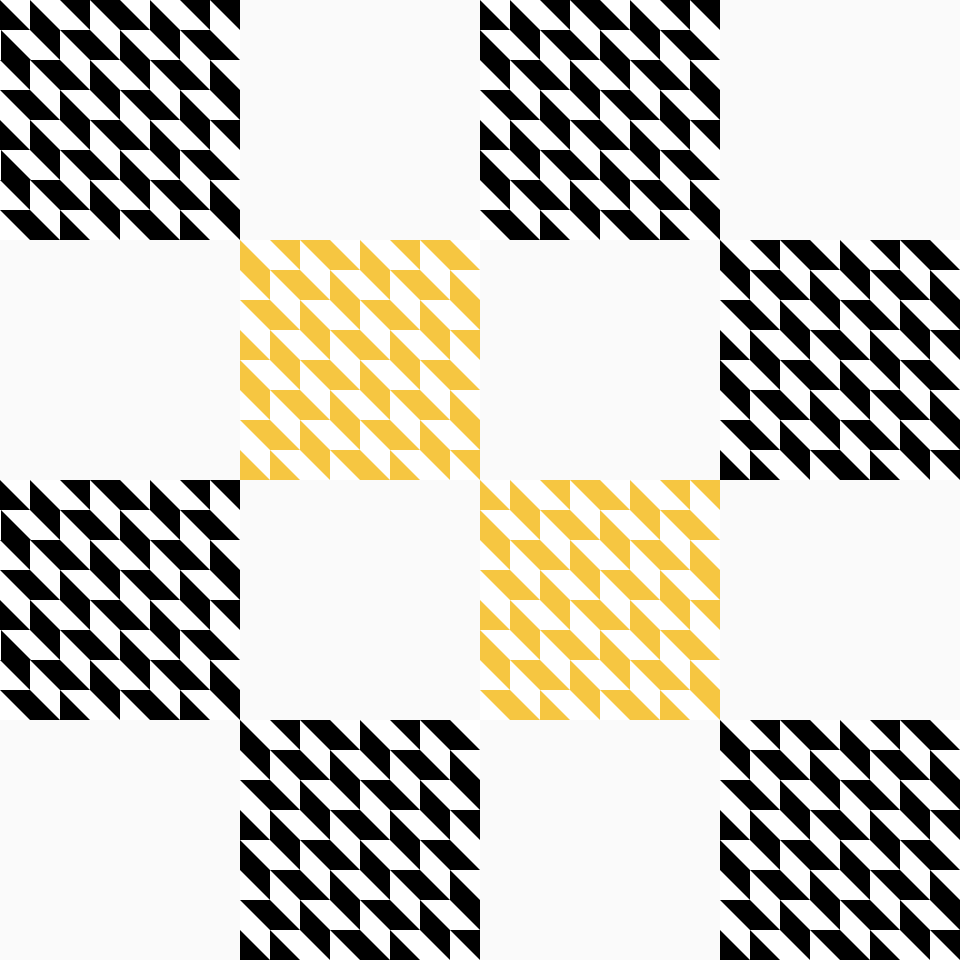
Frame 1 (no input)
Frame 60 (no input): identical to frame 1, image omitted
Frame 120 (the mouse pressed at the canvas centre since frame 60): identical to frame 1, image omitted

The p5.js sketch that drew this single still picture (run headless with seeded random() and noise() and a simulated clock; from frame 60 on, the mouse is pressed at the canvas centre):

// p5.js sketch
// ── sketch.js
var x1=0
var y1=0
var x2=0
var y2=30
var x3=30
var y3=30
var a=30
var b=60
var c= 90
var d=120
var e=180
var f=210
var g= 240
function setup() {
createCanvas(960, 960);
}
function draw() {
background(250);
//triangle ( x1,y1,x2,y2,x3,y3)
for( var i=0;i<=1;i=i+1)
{ 
strokeWeight(0)
rect(x1+(i*a),y1,a,a)	
fill(0,0,0);{
triangle ( x1+(i*a),y1,x2+(i*a),y2,x3+(i*a),y3)
}
//rect2
strokeWeight(0)
fill (0)
rect((x1+b)+(i*a),y1,a,a)
fill(255)
triangle(x1+b+(i*a),y1,x2+b+(i*a),y2,x3+b+(i*a),y3)
//rect3
strokeWeight(0)
rect((x1+d)+(i*a),y1,a,a)
fill(0)
triangle(x1+d+(i*a),y1,x2+d+(i*a),y2,x3+d+(i*a),y3)
//rect4 
strokeWeight(0)
fill (0)
rect((x1+e)+(i*a),y1,a,a)
fill(255)
triangle(x1+e+(i*a),y1,x2+e+(i*a),y2,x3+e+(i*a),y3)
//rect peque 1(1)...........segunda linea
strokeWeight(0)
rect(x1,y1+a,a,a)
fill(0)
triangle ( x1+(i),y1+a,x2+(i),y2+a,x3+(i),y3+a)
//rect 5
strokeWeight(0)
fill (0)
rect((x1+a)+(i*a),y1+a,a,a)
fill(255)
triangle(x1+a+(i*a),y1+a,x2+a+(i*a),y2+a,x3+a+(i*a),y3+a)
//rect 6
strokeWeight(0)
rect((x1+c)+(i*a),y1+a,a,a)
fill(0)
triangle(x1+c+(i*a),y1+a,x2+c+(i*a),y2+a,x3+c+(i*a),y3+a)
//rect 7
strokeWeight(0)
fill (0)
rect((x1+d+a)+(i*a),y1+a,a,a)
fill(255)
triangle(x1+d+a+(i*a),y1+a,x2+d+a+(i*a),y2+a,x3+d+a+(i*a),y3+a)
//rectpeque 2(1)
strokeWeight(0)
rect(x1+f,y1+a,a,a)
fill(0)
triangle ( x1+f*(i),y1+a,x2+f*(i),y2+a,x3+f*(i),y3+a)
//rect 8................tercer linea
strokeWeight(0)
fill(0)
rect(x1+(i*a),y1+a+a,a,a)	
fill(255);
triangle ( x1+(i*a),y1+a+a,x2+(i*a),y2+a+a,x3+(i*a),y3+a+a)
//rect 9
strokeWeight(0)
rect((x1+b)+(i*a),y1+a+a,a,a)
fill(0)
triangle(x1+b+(i*a),y1+a+a,x2+b+(i*a),y2+a+a,x3+b+(i*a),y3+a+a)
//rect 10
strokeWeight(0)
fill (0)
rect((x1+d)+(i*a),y1+a+a,a,a)
fill(255)
triangle(x1+d+(i*a),y1+a+a,x2+d+(i*a),y2+a+a,x3+d+(i*a),y3+a+a)
//rect 11
strokeWeight(0)
rect((x1+e)+(i*a),y1+a+a,a,a)
fill(0)
triangle(x1+e+(i*a),y1+a+a,x2+e+(i*a),y2+a+a,x3+e+(i*a),y3+a+a)
//rect peque1(2)............cuarta linea
strokeWeight(0)
fill (0)
rect(x1,y1+a+a+a,a,a)
fill(255)
triangle ( x1*(i),y1+a+a+a,x2*(i),y2+a+a+a,x3*(i),y3+a+a+a)
//rect 12
strokeWeight(0)
rect((x1+a)+(i*a),y1+a+a+a,a,a)
fill(0)
triangle(x1+a+(i*a),y1+a+a+a,x2+a+(i*a),y2+a+a+a,x3+a+(i*a),y3+a+a+a)
//rect 13
strokeWeight(0)
fill (0)
rect((x1+c)+(i*a),y1+a+a+a,a,a)
fill(255)
triangle(x1+c+(i*a),y1+a+a+a,x2+c+(i*a),y2+a+a+a,x3+c+(i*a),y3+a+a+a)
//rect 14
strokeWeight(0)
rect((x1+d+a)+(i*a),y1+a+a+a,a,a)
fill(0)
triangle(x1+d+a+(i*a),y1+a+a+a,x2+d+a+(i*a),y2+a+a+a,x3+d+a+(i*a),y3+a+a+a)
//rect2 peque(2)
strokeWeight(0)
fill(0)
rect(x1+f,y1+a+a+a,a,a)
fill(255)
triangle ( x1+f*(i),y1+a+a+a,x2+f*(i),y2+a+a+a,x3+f*(i),y3+a+a+a)
// rect15................. quinta linea 
strokeWeight(0)
rect(x1+(i*a),y1+d,a,a)	
fill(0,0,0);
triangle ( x1+(i*a),y1+d,x2+(i*a),y2+d,x3+(i*a),y3+d)
//rect 16
strokeWeight(0)
fill (0)
rect((x1+b)+(i*a),y1+d,a,a)
fill(255)
triangle(x1+b+(i*a),y1+d,x2+b+(i*a),y2+d,x3+b+(i*a),y3+d)
//rect 17
strokeWeight(0)
rect((x1+d)+(i*a),y1+d,a,a)
fill(0)
triangle(x1+d+(i*a),y1+d,x2+d+(i*a),y2+d,x3+d+(i*a),y3+d)
//rect18 
strokeWeight(0)
fill (0)
rect((x1+e)+(i*a),y1+d,a,a)
fill(255)
triangle(x1+e+(i*a),y1+d,x2+e+(i*a),y2+d,x3+e+(i*a),y3+d)
//rect peque 1(3)................sexta linea
strokeWeight(0)
rect(x1,y1+d+a,a,a)
fill(0)
triangle ( x1+(i),y1+d+a,x2+(i),y2+d+a,x3+(i),y3+d+a)
//rect 19
strokeWeight(0)
fill (0)
rect((x1+a)+(i*a),y1+d+a,a,a)
fill(255)
triangle(x1+a+(i*a),y1+d+a,x2+a+(i*a),y2+d+a,x3+a+(i*a),y3+d+a)
//rect 20
strokeWeight(0)
rect((x1+c)+(i*a),y1+d+a,a,a)
fill(0)
triangle(x1+c+(i*a),y1+d+a,x2+c+(i*a),y2+d+a,x3+c+(i*a),y3+d+a)
//rect 21
strokeWeight(0)
fill (0)
rect((x1+d+a)+(i*a),y1+d+a,a,a)
fill(255)
triangle(x1+d+a+(i*a),y1+d+a,x2+d+a+(i*a),y2+d+a,x3+d+a+(i*a),y3+d+a)
//rectpeque 2 (3)
strokeWeight(0)
rect(x1+f,y1+d+a,a,a)
fill(0)
triangle ( x1+f*(i),y1+d+a,x2+f*(i),y2+d+a,x3+f*(i),y3+d+a)
//rect 22 linea 3........................septima linea
strokeWeight(0)
fill(0)
rect(x1+(i*a),y1+e,a,a)	
fill(255);
triangle ( x1+(i*a),y1+e,x2+(i*a),y2+e,x3+(i*a),y3+e)
//rect 23
strokeWeight(0)
rect((x1+b)+(i*a),y1+e,a,a)
fill(0)
triangle(x1+b+(i*a),y1+e,x2+b+(i*a),y2+e,x3+b+(i*a),y3+e)
//rect 24
strokeWeight(0)
fill (0)
rect((x1+d)+(i*a),y1+e,a,a)
fill(255)
triangle(x1+d+(i*a),y1+e,x2+d+(i*a),y2+e,x3+d+(i*a),y3+e)
//rect 25
strokeWeight(0)
rect((x1+e)+(i*a),y1+e,a,a)
fill(0)
triangle(x1+e+(i*a),y1+e,x2+e+(i*a),y2+e,x3+e+(i*a),y3+e)//rect peque1(2)............
//rect peque 1(3)linea 4
strokeWeight(0)
fill (0)
rect(x1,y1+f,a,a)
fill(255)
triangle ( x1*(i),y1+f,x2*(i),y2+f,x3*(i),y3+f)
//rect 12 .......octava linea
strokeWeight(0)
rect((x1+a)+(i*a),y1+f,a,a)
fill(0)
triangle(x1+a+(i*a),y1+f,x2+a+(i*a),y2+f,x3+a+(i*a),y3+f)
//rect 13
strokeWeight(0)
fill (0)
rect((x1+c)+(i*a),y1+f,a,a)
fill(255)
triangle(x1+c+(i*a),y1+f,x2+c+(i*a),y2+f,x3+c+(i*a),y3+f)
//rect 14
strokeWeight(0)
rect((x1+d+a)+(i*a),y1+f,a,a)
fill(0)
triangle(x1+d+a+(i*a),y1+f,x2+d+a+(i*a),y2+f,x3+d+a+(i*a),y3+f)
//rect2 peque(3)
strokeWeight(0)
fill(0)
rect(x1+f,y1+f,a,a)
fill(255)
triangle ( x1+f*(i),y1+f,x2+f*(i),y2+f,x3+f*(i),y3+f)
//fin primer recuadro
//inicio segundo cuadro
//rect 1
strokeWeight(0)
rect(x1+(i*a),y1+g+g,a,a)	
fill(0,0,0);
triangle ( x1+(i*a),y1+g+g,x2+(i*a),y2+g+g,x3+(i*a),y3+g+g)
// rect2
strokeWeight(0)
fill (0)
rect((x1+b)+(i*a),y1+g+g,a,a)
fill(255)
triangle(x1+b+(i*a),y1+g+g,x2+b+(i*a),y2+g+g,x3+b+(i*a),y3+g+g)
//rect3
strokeWeight(0)
rect((x1+d)+(i*a),y1+g+g,a,a)
fill(0)
triangle(x1+d+(i*a),y1+g+g,x2+d+(i*a),y2+g+g,x3+d+(i*a),y3+g+g)
//rect4 
strokeWeight(0)
fill (0)
rect((x1+e)+(i*a),y1+g+g,a,a)
fill(255)
triangle(x1+e+(i*a),y1+g+g,x2+e+(i*a),y2+g+g,x3+e+(i*a),y3+g+g)
//rect peque 1(1)...........segunda linea
strokeWeight(0)
rect(x1,y1+g+g+a,a,a)
fill(0)
triangle ( x1+(i),y1+g+g+a,x2+(i),y2+g+g+a,x3+(i),y3+g+g+a)
//rect 5
strokeWeight(0)
fill (0)
rect((x1+a)+(i*a),y1+g+g+a,a,a)
fill(255)
triangle(x1+a+(i*a),y1+g+g+a,x2+a+(i*a),y2+g+g+a,x3+a+(i*a),y3+g+g+a)
//rect 6
strokeWeight(0)
rect((x1+c)+(i*a),y1+g+g+a,a,a)
fill(0)
triangle(x1+c+(i*a),y1+g+g+a,x2+c+(i*a),y2+g+g+a,x3+c+(i*a),y3+g+g+a)
//rect 7
strokeWeight(0)
fill (0)
rect((x1+d+a)+(i*a),y1+g+g+a,a,a)
fill(255)
triangle(x1+d+a+(i*a),y1+g+g+a,x2+d+a+(i*a),y2+g+g+a,x3+d+a+(i*a),y3+g+g+a)
//rectpeque 2(1)
strokeWeight(0)
rect(x1+f,y1+g+g+a,a,a)
fill(0)
triangle ( x1+f*(i),y1+g+g+a,x2+f*(i),y2+g+g+a,x3+f*(i),y3+g+g+a)
//rect 8................tercer linea
strokeWeight(0)
fill(0)
rect(x1+(i*a),y1+g+g+b,a,a)	
fill(255);
triangle ( x1+(i*a),y1+g+g+b,x2+(i*a),y2+g+g+b,x3+(i*a),y3+g+g+b)
//rect 9
strokeWeight(0)
rect((x1+b)+(i*a),y1+g+g+b,a,a)
fill(0)
triangle(x1+b+(i*a),y1+g+g+b,x2+b+(i*a),y2+g+g+b,x3+b+(i*a),y3+g+g+b)
//rect 10
strokeWeight(0)
fill (0)
rect((x1+d)+(i*a),y1+g+g+b,a,a)
fill(255)
triangle(x1+d+(i*a),y1+g+g+b,x2+d+(i*a),y2+g+g+b,x3+d+(i*a),y3+g+g+b)
//rect 11
strokeWeight(0)
rect((x1+e)+(i*a),y1+g+g+b,a,a)
fill(0)
triangle(x1+e+(i*a),y1+g+g+b,x2+e+(i*a),y2+g+g+b,x3+e+(i*a),y3+g+g+b)
//rect peque1(2)............cuarta linea
strokeWeight(0)
fill (0)
rect(x1,y1+g+g+c,a,a)
fill(255)
triangle ( x1*(i),y1+g+g+c,x2*(i),y2+g+g+c,x3*(i),y3+g+g+c)
//rect 12
strokeWeight(0)
rect((x1+a)+(i*a),y1+g+g+c,a,a)
fill(0)
triangle(x1+a+(i*a),y1+g+g+c,x2+a+(i*a),y2+g+g+c,x3+a+(i*a),y3+g+g+c)
//rect 13
strokeWeight(0)
fill (0)
rect((x1+c)+(i*a),y1+g+g+c,a,a)
fill(255)
triangle(x1+c+(i*a),y1+g+g+c,x2+c+(i*a),y2+g+g+c,x3+c+(i*a),y3+g+g+c)
//rect 14
strokeWeight(0)
rect((x1+d+a)+(i*a),y1+g+g+c,a,a)
fill(0)
triangle(x1+d+a+(i*a),y1+g+g+c,x2+d+a+(i*a),y2+g+g+c,x3+d+a+(i*a),y3+g+g+c)
//rect2 peque(2)
strokeWeight(0)
fill(0)
rect(x1+f,y1+g+g+c,a,a)
fill(255)
triangle ( x1+f*(i),y1+g+g+c,x2+f*(i),y2+g+g+c,x3+f*(i),y3+g+g+c)//fill (255)
// rect15................. quinta linea 
strokeWeight(0)
rect(x1+(i*a),y1+g+g+d,a,a)	
fill(0,0,0);
triangle ( x1+(i*a),y1+g+g+d,x2+(i*a),y2+g+g+d,x3+(i*a),y3+g+g+d)
//rect 16
strokeWeight(0)
fill (0)
rect((x1+b)+(i*a),y1+g+g+d,a,a)
fill(255)
triangle(x1+b+(i*a),y1+g+g+d,x2+b+(i*a),y2+g+g+d,x3+b+(i*a),y3+g+g+d)
//rect 17
strokeWeight(0)
rect((x1+d)+(i*a),y1+g+g+d,a,a)
fill(0)
triangle(x1+d+(i*a),y1+g+g+d,x2+d+(i*a),y2+g+g+d,x3+d+(i*a),y3+g+g+d)
//rect18 
strokeWeight(0)
fill (0)
rect((x1+e)+(i*a),y1+g+g+d,a,a)
fill(255)
triangle(x1+e+(i*a),y1+g+g+d,x2+e+(i*a),y2+g+g+d,x3+e+(i*a),y3+g+g+d)
//rect peque 1(3)................sexta linea
strokeWeight(0)
rect(x1,y1+g+g+d+a,a,a)
fill(0)
triangle ( x1+(i),y1+g+g+d+a,x2+(i),y2+g+g+d+a,x3+(i),y3+g+g+d+a)
//rect 19
strokeWeight(0)
fill (0)
rect((x1+a)+(i*a),y1+g+g+d+a,a,a)
fill(255)
triangle(x1+a+(i*a),y1+g+g+d+a,x2+a+(i*a),y2+g+g+d+a,x3+a+(i*a),y3+g+g+d+a)
//rect 20
strokeWeight(0)
rect((x1+c)+(i*a),y1+g+g+d+a,a,a)
fill(0)
triangle(x1+c+(i*a),y1+g+g+d+a,x2+c+(i*a),y2+g+g+d+a,x3+c+(i*a),y3+g+g+d+a)
//rect 21
strokeWeight(0)
fill (0)
rect((x1+d+a)+(i*a),y1+g+g+d+a,a,a)
fill(255)
triangle(x1+d+a+(i*a),y1+g+g+d+a,x2+d+a+(i*a),y2+g+g+d+a,x3+d+a+(i*a),y3+g+g+d+a)
//rectpeque 2 (3)
strokeWeight(0)
rect(x1+f,y1+g+g+d+a,a,a)
fill(0)
triangle ( x1+f*(i),y1+g+g+d+a,x2+f*(i),y2+g+g+d+a,x3+f*(i),y3+g+g+d+a)//rect((x1+a*8)+(i*a),y1,a,a)
//rect 22 linea 3........................septima linea
strokeWeight(0)
fill(0)
rect(x1+(i*a),y1+g+g+e,a,a)	
fill(255);
triangle ( x1+(i*a),y1+g+g+e,x2+(i*a),y2+g+g+e,x3+(i*a),y3+g+g+e)
//rect 23
strokeWeight(0)
rect((x1+b)+(i*a),y1+g+g+e,a,a)
fill(0)
triangle(x1+b+(i*a),y1+g+g+e,x2+b+(i*a),y2+g+g+e,x3+b+(i*a),y3+g+g+e)
//rect 24
strokeWeight(0)
fill (0)
rect((x1+d)+(i*a),y1+g+g+e,a,a)
fill(255)
triangle(x1+d+(i*a),y1+g+g+e,x2+d+(i*a),y2+g+g+e,x3+d+(i*a),y3+g+g+e)
//rect 25
strokeWeight(0)
rect((x1+e)+(i*a),y1+g+g+e,a,a)
fill(0)
triangle(x1+e+(i*a),y1+g+g+e,x2+e+(i*a),y2+g+g+e,x3+e+(i*a),y3+g+g+e)//rect peque1(2)............
//rect peque 1(3)octava linea..............
strokeWeight(0)
fill (0)
rect(x1,y1+g+g+f,a,a)
fill(255)
triangle ( x1*(i),y1+g+g+f,x2*(i),y2+g+g+f,x3*(i),y3+g+g+f)
//rect 12
rect((x1+a)+(i*a),y1+g+g+f,a,a)
fill(0)
triangle(x1+a+(i*a),y1+g+g+f,x2+a+(i*a),y2+g+g+f,x3+a+(i*a),y3+g+g+f)
//rect 13
strokeWeight(0)
fill (0)
rect((x1+c)+(i*a),y1+g+g+f,a,a)
fill(255)
triangle(x1+c+(i*a),y1+g+g+f,x2+c+(i*a),y2+g+g+f,x3+c+(i*a),y3+g+g+f)
//rect 14
strokeWeight(0)
rect((x1+d+a)+(i*a),y1+g+g+f,a,a)
fill(0)
triangle(x1+d+a+(i*a),y1+g+g+f,x2+d+a+(i*a),y2+g+g+f,x3+d+a+(i*a),y3+g+g+f)
//rect2 peque(3)
strokeWeight(0)
fill(0)
rect(x1+f,y1+g+g+f,a,a)
fill(255)
triangle ( x1+f*(i),y1+g+g+f,x2+f*(i),y2+g+g+f,x3+f*(i),y3+g+g+f)
//final cuadrado 2
//inicio cuadrado 3 horizontal
//rect1............
strokeWeight(0)
rect(x1+g+g+(i*a),y1,a,a)	
fill(0,0,0);
triangle ( x1+g+g+(i*a),y1,x2+g+g+(i*a),y2,x3+g+g+(i*a),y3)
// rect2
strokeWeight(0)
fill (0)
rect((x1+b)+(i*a)+g+g,y1,a,a)
fill(255)
triangle(x1+b+(i*a)+g+g,y1,x2+b+(i*a)+g+g,y2,x3+b+(i*a)+g+g,y3)// rect2
//rect3
strokeWeight(0)
rect((x1+d)+(i*a)+g+g,y1,a,a)
fill(0)
triangle(x1+d+(i*a)+g+g,y1,x2+d+(i*a)+g+g,y2,x3+d+(i*a)+g+g,y3)
//rect4 
strokeWeight(0)
fill (0)
rect((x1+e)+(i*a)+g+g,y1,a,a)
fill(255)
triangle(x1+e+(i*a)+g+g,y1,x2+e+(i*a)+g+g,y2,x3+e+(i*a)+g+g,y3)
//rect peque 1(1)...........segunda linea
strokeWeight(0)
rect(x1+g+g,y1+a,a,a)
fill(0)
triangle ( x1*(i)+g+g,y1+a,x2*(i)+g+g,y2+a,x3*(i)+g+g,y3+a)
//rect 5
strokeWeight(0)
fill (0)
rect((x1+a)+(i*a)+g+g,y1+a,a,a)
fill(255)
triangle(x1+a+(i*a)+g+g,y1+a,x2+a+(i*a)+g+g,y2+a,x3+a+(i*a)+g+g,y3+a)
//rect 6
strokeWeight(0)
rect((x1+c)+(i*a)+g+g,y1+a,a,a)
fill(0)
triangle(x1+c+(i*a)+g+g,y1+a,x2+c+(i*a)+g+g,y2+a,x3+c+(i*a)+g+g,y3+a)
//rect 7
strokeWeight(0)
fill (0)
rect((x1+d+a)+(i*a)+g+g,y1+a,a,a)
fill(255)
triangle(x1+d+a+(i*a)+g+g,y1+a,x2+d+a+(i*a)+g+g,y2+a,x3+d+a+(i*a)+g+g,y3+a)
//rectpeque 2(1)
strokeWeight(0)
rect(x1+f+g+g,y1+a,a,a)
fill(0)
triangle ( x1+f*(i)+g+g,y1+a,x2+f*(i)+g+g,y2+a,x3+f*(i)+g+g,y3+a)//triangle(x1+b+g+g+(i*a),y1+g+g,x2+b+g+g+(i*a),y2+g+g,x3+b+g+g+(i*a),y3+g+g)

//rect 8................tercer linea
strokeWeight(0)
fill(0)
rect(x1+(i*a)+g+g,y1+a+a,a,a)	
fill(255);
triangle ( x1+(i*a)+g+g,y1+a+a,x2+(i*a)+g+g,y2+a+a,x3+(i*a)+g+g,y3+a+a)
//rect 9
strokeWeight(0)
rect((x1+b)+(i*a)+g+g,y1+a+a,a,a)
fill(0)
triangle(x1+b+(i*a)+g+g,y1+a+a,x2+b+(i*a)+g+g,y2+a+a,x3+b+(i*a)+g+g,y3+a+a)
//rect 10
strokeWeight(0)
fill (0)
rect((x1+d)+(i*a)+g+g,y1+a+a,a,a)
fill(255)
triangle(x1+d+(i*a)+g+g,y1+a+a,x2+d+(i*a)+g+g,y2+a+a,x3+d+(i*a)+g+g,y3+a+a)
//rect 11
strokeWeight(0)
rect((x1+e)+(i*a)+g+g,y1+a+a,a,a)
fill(0)
triangle(x1+e+(i*a)+g+g,y1+a+a,x2+e+(i*a)+g+g,y2+a+a,x3+e+(i*a)+g+g,y3+a+a)	//fill(0)+g+g+c
//rect peque1(2)............cuarta linea
strokeWeight(0)
fill (0)
rect(x1+g+g,y1+a+a+a,a,a)
fill(255)
triangle ( x1*(i)+g+g,y1+a+a+a,x2*(i)+g+g,y2+a+a+a,x3*(i)+g+g,y3+a+a+a)
//rect 12
strokeWeight(0)
rect((x1+a)+(i*a)+g+g,y1+a+a+a,a,a)
fill(0)
triangle(x1+a+(i*a)+g+g,y1+a+a+a,x2+a+(i*a)+g+g,y2+a+a+a,x3+a+(i*a)+g+g,y3+a+a+a)
//rect 13
strokeWeight(0)
fill (0)
rect((x1+c)+(i*a)+g+g,y1+a+a+a,a,a)
fill(255)
triangle(x1+c+(i*a)+g+g,y1+a+a+a,x2+c+(i*a)+g+g,y2+a+a+a,x3+c+(i*a)+g+g,y3+a+a+a)
//rect 14
strokeWeight(0)
rect((x1+d+a)+(i*a)+g+g,y1+a+a+a,a,a)
fill(0)
triangle(x1+d+a+(i*a)+g+g,y1+a+a+a,x2+d+a+(i*a)+g+g,y2+a+a+a,x3+d+a+(i*a)+g+g,y3+a+a+a)
//rect2 peque(2)
strokeWeight(0)
fill(0)
rect(x1+f+g+g,y1+a+a+a,a,a)
fill(255)
triangle ( x1+f*(i)+g+g,y1+a+a+a,x2+f*(i)+g+g,y2+a+a+a,x3+f*(i)+g+g,y3+a+a+a)//triangle(x1+240+(i*a),y1+a,x2+270+(i*a),y2-a,x3+210+(i*a),y3)
// rect15................. quinta linea 
strokeWeight(0)
rect(x1+(i*a)+g+g,y1+d,a,a)	
fill(0,0,0);
triangle ( x1+(i*a)+g+g,y1+d,x2+(i*a)+g+g,y2+d,x3+(i*a)+g+g,y3+d)
//rect 16
strokeWeight(0)
fill (0)
rect((x1+b)+(i*a)+g+g,y1+d,a,a)
fill(255)
triangle(x1+b+(i*a)+g+g,y1+d,x2+b+(i*a+g+g),y2+d,x3+b+(i*a)+g+g,y3+d)
//rect 17
strokeWeight(0)
rect((x1+d)+(i*a)+g+g,y1+d,a,a)
fill(0)
triangle(x1+d+(i*a)+g+g,y1+d,x2+d+(i*a)+g+g,y2+d,x3+d+(i*a)+g+g,y3+d)
//rect18 
strokeWeight(0)
fill (0)
rect((x1+e)+(i*a)+g+g,y1+d,a,a)
fill(255)
triangle(x1+e+(i*a)+g+g,y1+d,x2+e+(i*a)+g+g,y2+d,x3+e+(i*a)+g+g,y3+d)//rect 2 espejo
//rect peque 1(3)................sexta linea
strokeWeight(0)
rect(x1+g+g,y1+d+a,a,a)
fill(0)
triangle ( x1*(i)+g+g,y1+d+a,x2*(i)+g+g,y2+d+a,x3*(i)+g+g,y3+d+a)
//rect 19
strokeWeight(0)
fill (0)
rect((x1+a)+(i*a)+g+g,y1+d+a,a,a)
fill(255)
triangle(x1+a+(i*a)+g+g,y1+d+a,x2+a+(i*a)+g+g,y2+d+a,x3+a+(i*a)+g+g,y3+d+a)
//rect 20
strokeWeight(0)
rect((x1+c)+(i*a)+g+g,y1+d+a,a,a)
fill(0)
triangle(x1+c+(i*a)+g+g,y1+d+a,x2+c+(i*a)+g+g,y2+d+a,x3+c+(i*a)+g+g,y3+d+a)
//rect 21
strokeWeight(0)
fill (0)
rect((x1+d+a)+(i*a)+g+g,y1+d+a,a,a)
fill(255)
triangle(x1+d+a+(i*a)+g+g,y1+d+a,x2+d+a+(i*a)+g+g,y2+d+a,x3+d+a+(i*a)+g+g,y3+d+a)
//rectpeque 2 (3)
strokeWeight(0)
rect(x1+f+g+g,y1+d+a,a,a)
fill(0)
triangle ( x1+f*(i)+g+g,y1+d+a,x2+f*(i)+g+g,y2+d+a,x3+f*(i)+g+g,y3+d+a)//strokeWeight(0)
//rect 22 linea 3........................septima linea
strokeWeight(0)
fill(0)
rect(x1+(i*a)+g+g,y1+e,a,a)	
fill(255);
triangle ( x1+(i*a)+g+g,y1+e,x2+(i*a)+g+g,y2+e,x3+(i*a)+g+g,y3+e)
//rect 23
strokeWeight(0)
rect((x1+b)+(i*a)+g+g,y1+e,a,a)
fill(0)
triangle(x1+b+(i*a)+g+g,y1+e,x2+b+(i*a)+g+g,y2+e,x3+b+(i*a)+g+g,y3+e)
//rect 24
strokeWeight(0)
fill (0)
rect((x1+d)+(i*a)+g+g,y1+e,a,a)
fill(255)
triangle(x1+d+(i*a)+g+g,y1+e,x2+d+(i*a)+g+g,y2+e,x3+d+(i*a)+g+g,y3+e)
//rect 25
strokeWeight(0)
rect((x1+e)+(i*a)+g+g,y1+e,a,a)
fill(0)
triangle(x1+e+(i*a)+g+g,y1+e,x2+e+(i*a)+g+g,y2+e,x3+e+(i*a)+g+g,y3+e)//rect peque1(2)............
//rect peque 1(3)linea 4
strokeWeight(0)
fill (0)
rect(x1+g+g,y1+f,a,a)
fill(255)
triangle ( x1*(i)+g+g,y1+f,x2*(i)+g+g,y2+f,x3*(i)+g+g,y3+f)
//rect12
strokeWeight(0)
rect((x1+a)+(i*a)+g+g,y1+f,a,a)
fill(0)
triangle(x1+a+(i*a)+g+g,y1+f,x2+a+(i*a)+g+g,y2+f,x3+a+(i*a)+g+g,y3+f)
//rect 13
strokeWeight(0)
fill (0)
rect((x1+c)+(i*a)+g+g,y1+f,a,a)
fill(255)
triangle(x1+c+(i*a)+g+g,y1+f,x2+c+(i*a)+g+g,y2+f,x3+c+(i*a)+g+g,y3+f)
//rect 14
strokeWeight(0)
rect((x1+d+a)+(i*a)+g+g,y1+f,a,a)
fill(0)
triangle(x1+d+a+(i*a)+g+g,y1+f,x2+d+a+(i*a)+g+g,y2+f,x3+d+a+(i*a)+g+g,y3+f)
//rect2 peque(3)
strokeWeight(0)
fill(0)
rect(x1+f+g+g,y1+f,a,a)
fill(255)
triangle ( x1+f*(i)+g+g,y1+f,x2+f*(i)+g+g,y2+f,x3+f*(i)+g+g,y3+f)	//fill (0)+g+g+c
// final tercer cuadro
//inici cuarto cuadro
// rect3...... linea1 (2)
strokeWeight(0)
rect(x1+g,y1+g,a,a)
fill(246,198,65)
triangle ( x1*(i)+g,y1+g,x2*(i)+g,y2+g,x3*(i)+g,y3+g)
//rect 5
strokeWeight(0)
fill (246,198,65)
rect((x1+a)+(i*a)+g,y1+g,a,a)
fill(255)
triangle(x1+a+(i*a)+g,y1+g,x2+a+(i*a)+g,y2+g,x3+a+(i*a)+g,y3+g)
//rect 6
strokeWeight(0)
rect((x1+c)+(i*a)+g,y1+g,a,a)
fill(246,198,65)
triangle(x1+c+(i*a)+g,y1+g,x2+c+(i*a)+g,y2+g,x3+c+(i*a)+g,y3+g)
//rect 7
strokeWeight(0)
fill (246,198,65)
rect((x1+d+a)+(i*a)+g,y1+g,a,a)
fill(255)
triangle(x1+d+a+(i*a)+g,y1+g,x2+d+a+(i*a)+g,y2+g,x3+d+a+(i*a)+g,y3+g)
//rectpeque 2(1)
strokeWeight(0)
rect(x1+f+g,y1+g,a,a)
fill(246,198,65)
triangle ( x1+f*(i)+g,y1+g,x2+f*(i)+g,y2+g,x3+f*(i)+g,y3+g)
//rect 8................segunda linea (3)
strokeWeight(0)
fill(246,198,65)
rect(x1+(i*a)+g,y1+a+g,a,a)	
fill(255);
triangle ( x1+(i*a)+g,y1+a+g,x2+(i*a)+g,y2+a+g,x3+(i*a)+g,y3+a+g)
//rect 9
strokeWeight(0)
rect((x1+b)+(i*a)+g,y1+a+g,a,a)
fill(246,198,65)
triangle(x1+b+(i*a)+g,y1+a+g,x2+b+(i*a)+g,y2+a+g,x3+b+(i*a)+g,y3+a+g)
//rect 10
strokeWeight(0)
fill (246,198,65)
rect((x1+d)+(i*a)+g,y1+a+g,a,a)
fill(255)
triangle(x1+d+(i*a)+g,y1+a+g,x2+d+(i*a)+g,y2+a+g,x3+d+(i*a)+g,y3+a+g)
//rect 11
strokeWeight(0)
rect((x1+e)+(i*a)+g,y1+a+g,a,a)
fill(246,198,65)
triangle(x1+e+(i*a)+g,y1+a+g,x2+e+(i*a)+g,y2+a+g,x3+e+(i*a)+g,y3+a+g)//rect 5
//rect peque1(2)............tercera linea(4)
strokeWeight(0)
fill (246,198,65)
rect(x1+g,y1+a+a+g,a,a)
fill(255)
triangle ( x1*(i)+g,y1+a+a+g,x2*(i)+g,y2+a+a+g,x3*(i)+g,y3+a+a+g)
//rect 12
strokeWeight(0)
rect((x1+a)+(i*a)+g,y1+a+a+g,a,a)
fill(246,198,65)
triangle(x1+a+(i*a)+g,y1+a+a+g,x2+a+(i*a)+g,y2+a+a+g,x3+a+(i*a)+g,y3+a+a+g)
//rect 13
strokeWeight(0)
fill (246,198,65)
rect((x1+c)+(i*a)+g,y1+a+a+g,a,a)
fill(255)
triangle(x1+c+(i*a)+g,y1+a+a+g,x2+c+(i*a)+g,y2+a+a+g,x3+c+(i*a)+g,y3+a+a+g)
//rect 14
strokeWeight(0)
rect((x1+d+a)+(i*a)+g,y1+a+a+g,a,a)
fill(246,198,65)
triangle(x1+d+a+(i*a)+g,y1+a+a+g,x2+d+a+(i*a)+g,y2+a+a+g,x3+d+a+(i*a)+g,y3+a+a+g)
//rect2 peque(2)
strokeWeight(0)
fill(246,198,65)
rect(x1+f+g,y1+a+a+g,a,a)
fill(255)
triangle ( x1+f*(i)+g,y1+a+a+g,x2+f*(i)+g,y2+a+a+g,x3+f*(i)+g,y3+a+a+g)
// rect15................. cuarta linea (5)
strokeWeight(0)
rect(x1+(i*a)+g,y1+c+g,a,a)	
fill(246,198,65);
triangle ( x1+(i*a)+g,y1+c+g,x2+(i*a)+g,y2+c+g,x3+(i*a)+g,y3+c+g)
//rect 16
strokeWeight(0)
fill (246,198,65)
rect((x1+b)+(i*a)+g,y1+c+g,a,a)
fill(255)
triangle(x1+b+(i*a)+g,y1+c+g,x2+b+(i*a)+g,y2+c+g,x3+b+(i*a)+g,y3+c+g)
//rect 17
strokeWeight(0)
rect((x1+d)+(i*a)+g,y1+c+g,a,a)
fill(246,198,65)
triangle(x1+d+(i*a)+g,y1+c+g,x2+d+(i*a)+g,y2+c+g,x3+d+(i*a)+g,y3+c+g)
//rect18 
strokeWeight(0)
fill (246,198,65)
rect((x1+e)+(i*a)+g,y1+c+g,a,a)
fill(255)
triangle(x1+e+(i*a)+g,y1+c+g,x2+e+(i*a)+g,y2+c+g,x3+e+(i*a)+g,y3+c+g)
//rect peque 1(3)................quinta linea(6)
strokeWeight(0)
rect(x1+g,y1+d+g,a,a)
fill(246,198,65)
triangle ( x1*(i)+g,y1+d+g,x2*(i)+g,y2+d+g,x3*(i)+g,y3+d+g)
//rect 19
strokeWeight(0)
fill (246,198,65)
rect((x1+a)+(i*a)+g,y1+d+g,a,a)
fill(255)
triangle(x1+a+(i*a)+g,y1+d+g,x2+a+(i*a+g),y2+d+g,x3+a+(i*a)+g,y3+d+g)
//rect 20
strokeWeight(0)
rect((x1+c)+(i*a)+g,y1+d+g,a,a)
fill(246,198,65)
triangle(x1+c+(i*a)+g,y1+d+g,x2+c+(i*a)+g,y2+d+g,x3+c+(i*a)+g,y3+d+g)
//rect 21
strokeWeight(0)
fill (246,198,65)
rect((x1+d+a)+(i*a+g),y1+d+g,a,a)
fill(255)
triangle(x1+d+a+(i*a)+g,y1+d+g,x2+d+a+(i*a)+g,y2+d+g,x3+d+a+(i*a)+g,y3+d+g)
//rectpeque 2 (3)
strokeWeight(0)
rect(x1+f+g,y1+d+g,a,a)
fill(246,198,65)
triangle ( x1+f*(i)+g,y1+d+g,x2+f*(i)+g,y2+d+g,x3+f*(i)+g,y3+d+g)
//rect 22 linea 3........................sexta linea (7)
strokeWeight(0)
fill(246,198,65)
rect(x1+(i*a)+g,y1+d+a+g,a,a)	
fill(255);
triangle ( x1+(i*a)+g,y1+d+a+g,x2+(i*a)+g,y2+d+a+g,x3+(i*a)+g,y3+d+a+g)
//rect 23
strokeWeight(0)
rect((x1+b)+(i*a)+g,y1+d+a+g,a,a)
fill(246,198,65)
triangle(x1+b+(i*a)+g,y1+d+a+g,x2+b+(i*a)+g,y2+d+a+g,x3+b+(i*a)+g,y3+d+a+g)
//rect 24
strokeWeight(0)
fill (246,198,65)
rect((x1+d)+(i*a)+g,y1+d+a+g,a,a)
fill(255)
triangle(x1+d+(i*a)+g,y1+d+a+g,x2+d+(i*a)+g,y2+d+a+g,x3+d+(i*a)+g,y3+d+a+g)
//rect 25
strokeWeight(0)
rect((x1+e)+(i*a)+g,y1+d+a+g,a,a)
fill(246,198,65)
triangle(x1+e+(i*a)+g,y1+d+a+g,x2+e+(i*a)+g,y2+d+a+g,x3+e+(i*a)+g,y3+d+a+g)//rect peque1(2)............
//rect peque1(2)............septima linea(3)
strokeWeight(0)
fill (246,198,65)
rect(x1+g,y1+e+g,a,a)
fill(255)
triangle ( x1*(i)+g,y1+e+g,x2*(i)+g,y2+e+g,x3*(i)+g,y3+e+g)
//rect 12
strokeWeight(0)
rect((x1+a)+(i*a)+g,y1+e+g,a,a)
fill(246,198,65)
triangle(x1+a+(i*a)+g,y1+e+g,x2+a+(i*a)+g,y2+e+g,x3+a+(i*a)+g,y3+e+g)
//rect 13
strokeWeight(0)
fill (246,198,65)
rect((x1+c)+(i*a)+g,y1+e+g,a,a)
fill(255)
triangle(x1+c+(i*a)+g,y1+e+g,x2+c+(i*a)+g,y2+e+g,x3+c+(i*a)+g,y3+e+g)
//rect 14
strokeWeight(0)
rect((x1+d+a)+(i*a)+g,y1+e+g,a,a)
fill(246,198,65)
triangle(x1+d+a+(i*a)+g,y1+e+g,x2+d+a+(i*a)+g,y2+e+g,x3+d+a+(i*a)+g,y3+e+g)
//rect2 peque(2)
strokeWeight(0)
fill(246,198,65)
rect(x1+f+g,y1+e+g,a,a)
fill(255)
triangle ( x1+f*(i)+g,y1+e+g,x2+f*(i)+g,y2+e+g,x3+f*(i)+g,y3+e+g)	
// rect15................. octava linea (4)
strokeWeight(0)
rect(x1+(i*a)+g,y1+f+g,a,a)	
fill(246,198,65);
triangle ( x1+(i*a)+g,y1+f+g,x2+(i*a)+g,y2+f+g,x3+(i*a)+g,y3+f+g)
//rect 16
strokeWeight(0)
fill (246,198,65)
rect((x1+b)+(i*a)+g,y1+f+g,a,a)
fill(255)
triangle(x1+b+(i*a)+g,y1+f+g,x2+b+(i*a)+g,y2+f+g,x3+b+(i*a)+g,y3+f+g)
//rect 17
strokeWeight(0)
rect((x1+d)+(i*a)+g,y1+f+g,a,a)
fill(246,198,65)
triangle(x1+d+(i*a)+g,y1+f+g,x2+d+(i*a)+g,y2+f+g,x3+d+(i*a)+g,y3+f+g)
//rect18 
strokeWeight(0)
fill (246,198,65)
rect((x1+e)+(i*a)+g,y1+f+g,a,a)
fill(255)
triangle(x1+e+(i*a)+g,y1+f+g,x2+e+(i*a)+g,y2+f+g,x3+e+(i*a)+g,y3+f+g)

//fin cuadro amarillo primer
//inicio segundo cuadro amarillo horizontal
// rect3...... linea1 (2)
strokeWeight(0)
rect(x1+g+g+g,y1+g,a,a)
fill(0)
triangle ( x1*(i)+g+g+g,y1+g,x2*(i)+g+g+g,y2+g,x3*(i)+g+g+g,y3+g)
//rect 5
strokeWeight(0)
fill (0)
rect((x1+a)+(i*a)+g+g+g,y1+g,a,a)
fill(255)
triangle(x1+a+(i*a)+g+g+g,y1+g,x2+a+(i*a)+g+g+g,y2+g,x3+a+(i*a)+g+g+g,y3+g)
//rect 6
strokeWeight(0)
rect((x1+c)+(i*a)+g+g+g,y1+g,a,a)
fill(0)
triangle(x1+c+(i*a)+g+g+g,y1+g,x2+c+(i*a)+g+g+g,y2+g,x3+c+(i*a)+g+g+g,y3+g)
//rect 7
strokeWeight(0)
fill (0)
rect((x1+d+a)+(i*a)+g+g+g,y1+g,a,a)
fill(255)
triangle(x1+d+a+(i*a)+g+g+g,y1+g,x2+d+a+(i*a)+g+g+g,y2+g,x3+d+a+(i*a)+g+g+g,y3+g)
//rectpeque 2(1)
strokeWeight(0)
rect(x1+f+g+g+g,y1+g,a,a)
fill(0)
triangle ( x1+f*(i)+g+g+g,y1+g,x2+f*(i)+g+g+g,y2+g,x3+f*(i)+g+g+g,y3+g)
//rect 8................segunda linea (3)
strokeWeight(0)
fill(0)
rect(x1+(i*a)+g+g+g,y1+a+g,a,a)	
fill(255);
triangle ( x1+(i*a)+g+g+g,y1+a+g,x2+(i*a)+g+g+g,y2+a+g,x3+(i*a)+g+g+g,y3+a+g)
//rect 9
strokeWeight(0)
rect((x1+b)+(i*a)+g+g+g,y1+a+g,a,a)
fill(0)
triangle(x1+b+(i*a)+g+g+g,y1+a+g,x2+b+(i*a)+g+g+g,y2+a+g,x3+b+(i*a)+g+g+g,y3+a+g)
//rect 10
strokeWeight(0)
fill (0)
rect((x1+d)+(i*a)+g+g+g,y1+a+g,a,a)
fill(255)
triangle(x1+d+(i*a)+g+g+g,y1+a+g,x2+d+(i*a)+g+g+g,y2+a+g,x3+d+(i*a)+g+g+g,y3+a+g)
//rect 11
strokeWeight(0)
rect((x1+e)+(i*a)+g+g+g,y1+a+g,a,a)
fill(0)
triangle(x1+e+(i*a)+g+g+g,y1+a+g,x2+e+(i*a)+g+g+g,y2+a+g,x3+e+(i*a)+g+g+g,y3+a+g)//rect 5
//rect peque1(2)............tercera linea(4)
strokeWeight(0)
fill (0)
rect(x1+g+g+g,y1+a+a+g,a,a)
fill(255)
triangle ( x1*(i)+g+g+g,y1+a+a+g,x2*(i)+g+g+g,y2+a+a+g,x3*(i)+g+g+g,y3+a+a+g)
//rect 12
strokeWeight(0)
rect((x1+a)+(i*a)+g+g+g,y1+a+a+g,a,a)
fill(0)
triangle(x1+a+(i*a)+g+g+g,y1+a+a+g,x2+a+(i*a)+g+g+g,y2+a+a+g,x3+a+(i*a)+g+g+g,y3+a+a+g)
//rect 13
strokeWeight(0)
fill (0)
rect((x1+c)+(i*a)+g+g+g,y1+a+a+g,a,a)
fill(255)
triangle(x1+c+(i*a)+g+g+g,y1+a+a+g,x2+c+(i*a)+g+g+g,y2+a+a+g,x3+c+(i*a)+g+g+g,y3+a+a+g)
//rect 14
strokeWeight(0)
rect((x1+d+a)+(i*a)+g+g+g,y1+a+a+g,a,a)
fill(0)
triangle(x1+d+a+(i*a)+g+g+g,y1+a+a+g,x2+d+a+(i*a)+g+g+g,y2+a+a+g,x3+d+a+(i*a)+g+g+g,y3+a+a+g)
//rect2 peque(2)
strokeWeight(0)
fill(0)
rect(x1+f+g+g+g,y1+a+a+g,a,a)
fill(255)
triangle ( x1+f*(i)+g+g+g,y1+a+a+g,x2+f*(i)+g+g+g,y2+a+a+g,x3+f*(i)+g+g+g,y3+a+a+g)
// rect15................. cuarta linea (5)
strokeWeight(0)
rect(x1+(i*a)+g+g+g,y1+c+g,a,a)	
fill(0);
triangle ( x1+(i*a)+g+g+g,y1+c+g,x2+(i*a)+g+g+g,y2+c+g,x3+(i*a)+g+g+g,y3+c+g)
//rect 16
strokeWeight(0)
fill (0)
rect((x1+b)+(i*a)+g+g+g,y1+c+g,a,a)
fill(255)
triangle(x1+b+(i*a)+g+g+g,y1+c+g,x2+b+(i*a)+g+g+g,y2+c+g,x3+b+(i*a)+g+g+g,y3+c+g)
//rect 17
strokeWeight(0)
rect((x1+d)+(i*a)+g+g+g,y1+c+g,a,a)
fill(0)
triangle(x1+d+(i*a)+g+g+g,y1+c+g,x2+d+(i*a)+g+g+g,y2+c+g,x3+d+(i*a)+g+g+g,y3+c+g)
//rect18 
strokeWeight(0)
fill (0)
rect((x1+e)+(i*a)+g+g+g,y1+c+g,a,a)
fill(255)
triangle(x1+e+(i*a)+g+g+g,y1+c+g,x2+e+(i*a)+g+g+g,y2+c+g,x3+e+(i*a)+g+g+g,y3+c+g)
//rect peque 1(3)................quinta linea(6)
strokeWeight(0)
rect(x1+g+g+g,y1+d+g,a,a)
fill(0)
triangle ( x1*(i)+g+g+g,y1+d+g,x2*(i)+g+g+g,y2+d+g,x3*(i)+g+g+g,y3+d+g)
//rect 19
strokeWeight(0)
fill (0)
rect((x1+a)+(i*a)+g+g+g,y1+d+g,a,a)
fill(255)
triangle(x1+a+(i*a)+g+g+g,y1+d+g,x2+a+(i*a+g)+g+g,y2+d+g,x3+a+(i*a)+g+g+g,y3+d+g)
//rect 20
strokeWeight(0)
rect((x1+c)+(i*a)+g+g+g,y1+d+g,a,a)
fill(0)
triangle(x1+c+(i*a)+g+g+g,y1+d+g,x2+c+(i*a)+g+g+g,y2+d+g,x3+c+(i*a)+g+g+g,y3+d+g)
//rect 21
strokeWeight(0)
fill (0)
rect((x1+d+a)+(i*a+g)+g+g,y1+d+g,a,a)
fill(255)
triangle(x1+d+a+(i*a)+g+g+g,y1+d+g,x2+d+a+(i*a)+g+g+g,y2+d+g,x3+d+a+(i*a)+g+g+g,y3+d+g)
//rectpeque 2 (3)
strokeWeight(0)
rect(x1+f+g+g+g,y1+d+g,a,a)
fill(0)
triangle ( x1+f*(i)+g+g+g,y1+d+g,x2+f*(i)+g+g+g,y2+d+g,x3+f*(i)+g+g+g,y3+d+g)	//triangle(x1+240+(i*a),y1+a,x2+270+(i*a),y2,x3+210+(i*a),y3-a)
//rect 22 linea 3........................sexta linea (7)
strokeWeight(0)
fill(0)
rect(x1+(i*a)+g+g+g,y1+d+a+g,a,a)	
fill(255);
triangle ( x1+(i*a)+g+g+g,y1+d+a+g,x2+(i*a)+g+g+g,y2+d+a+g,x3+(i*a)+g+g+g,y3+d+a+g)
//rect 23
strokeWeight(0)
rect((x1+b)+(i*a)+g+g+g,y1+d+a+g,a,a)
fill(0)
triangle(x1+b+(i*a)+g+g+g,y1+d+a+g,x2+b+(i*a)+g+g+g,y2+d+a+g,x3+b+(i*a)+g+g+g,y3+d+a+g)
//rect 24
strokeWeight(0)
fill (0)
rect((x1+d)+(i*a)+g+g+g,y1+d+a+g,a,a)
fill(255)
triangle(x1+d+(i*a)+g+g+g,y1+d+a+g,x2+d+(i*a)+g+g+g,y2+d+a+g,x3+d+(i*a)+g+g+g,y3+d+a+g)
//rect 25
strokeWeight(0)
rect((x1+e)+(i*a)+g+g+g,y1+d+a+g,a,a)
fill(0)
triangle(x1+e+(i*a)+g+g+g,y1+d+a+g,x2+e+(i*a)+g+g+g,y2+d+a+g,x3+e+(i*a)+g+g+g,y3+d+a+g)//rect peque1(2)............
//rect peque1(2)............septima linea(3)
strokeWeight(0)
fill (0)
rect(x1+g+g+g,y1+e+g,a,a)
fill(255)
triangle ( x1*(i)+g+g+g,y1+e+g,x2*(i)+g+g+g,y2+e+g,x3*(i)+g+g+g,y3+e+g)
//rect 12
strokeWeight(0)
rect((x1+a)+(i*a)+g+g+g,y1+e+g,a,a)
fill(0)
triangle(x1+a+(i*a)+g+g+g,y1+e+g,x2+a+(i*a)+g+g+g,y2+e+g,x3+a+(i*a)+g+g+g,y3+e+g)
//rect 13
strokeWeight(0)
fill (0)
rect((x1+c)+(i*a)+g+g+g,y1+e+g,a,a)
fill(255)
triangle(x1+c+(i*a)+g+g+g,y1+e+g,x2+c+(i*a)+g+g+g,y2+e+g,x3+c+(i*a)+g+g+g,y3+e+g)
//rect 14
strokeWeight(0)
rect((x1+d+a)+(i*a)+g+g+g,y1+e+g,a,a)
fill(0)
triangle(x1+d+a+(i*a)+g+g+g,y1+e+g,x2+d+a+(i*a)+g+g+g,y2+e+g,x3+d+a+(i*a)+g+g+g,y3+e+g)
//rect2 peque(2)
strokeWeight(0)
fill(0)
rect(x1+f+g+g+g,y1+e+g,a,a)
fill(255)
triangle ( x1+f*(i)+g+g+g,y1+e+g,x2+f*(i)+g+g+g,y2+e+g,x3+f*(i)+g+g+g,y3+e+g)	
// rect15................. octava linea (4)
strokeWeight(0)
rect(x1+(i*a)+g+g+g,y1+f+g,a,a)	
fill(0);
triangle ( x1+(i*a)+g+g+g,y1+f+g,x2+(i*a)+g+g+g,y2+f+g,x3+(i*a)+g+g+g,y3+f+g)
//rect 16
strokeWeight(0)
fill (0)
rect((x1+b)+(i*a)+g+g+g,y1+f+g,a,a)
fill(255)
triangle(x1+b+(i*a)+g+g+g,y1+f+g,x2+b+(i*a)+g+g+g,y2+f+g,x3+b+(i*a)+g+g+g,y3+f+g)
//rect 17
strokeWeight(0)
rect((x1+d)+(i*a)+g+g+g,y1+f+g,a,a)
fill(0)
triangle(x1+d+(i*a)+g+g+g,y1+f+g,x2+d+(i*a)+g+g+g,y2+f+g,x3+d+(i*a)+g+g+g,y3+f+g)
//rect18 
strokeWeight(0)
fill (0)
rect((x1+e)+(i*a)+g+g+g,y1+f+g,a,a)
fill(255)
triangle(x1+e+(i*a)+g+g+g,y1+f+g,x2+e+(i*a)+g+g+g,y2+f+g,x3+e+(i*a)+g+g+g,y3+f+g)
//inicio cuadro 6 vertical
//rect1............
strokeWeight(0)
rect(x1+g+g+(i*a),y1+g+g,a,a)	
fill(246,198,65);
triangle ( x1+g+g+(i*a),y1+g+g,x2+g+g+(i*a),y2+g+g,x3+g+g+(i*a),y3+g+g)
// rect2
strokeWeight(0)
fill (246,198,65)
rect((x1+b)+(i*a)+g+g,y1+g+g,a,a)
fill(255)
triangle(x1+b+(i*a)+g+g,y1+g+g,x2+b+(i*a)+g+g,y2+g+g,x3+b+(i*a)+g+g,y3+g+g)
//rect3
strokeWeight(0)
rect((x1+d)+(i*a)+g+g,y1+g+g,a,a)
fill(246,198,65)
triangle(x1+d+(i*a)+g+g,y1+g+g,x2+d+(i*a)+g+g,y2+g+g,x3+d+(i*a)+g+g,y3+g+g)
//rect4 
strokeWeight(0)
fill (246,198,65)
rect((x1+e)+(i*a)+g+g,y1+g+g,a,a)
fill(255)
triangle(x1+e+(i*a)+g+g,y1+g+g,x2+e+(i*a)+g+g,y2+g+g,x3+e+(i*a)+g+g,y3+g+g)
//rect peque 1(1)...........segunda linea
strokeWeight(0)
rect(x1+g+g,y1+a+g+g,a,a)
fill(246,198,65)
triangle ( x1*(i)+g+g,y1+a+g+g,x2*(i)+g+g,y2+a+g+g,x3*(i)+g+g,y3+a+g+g)
//rect 5
strokeWeight(0)
fill (246,198,65)
rect((x1+a)+(i*a)+g+g,y1+a+g+g,a,a)
fill(255)
triangle(x1+a+(i*a)+g+g,y1+a+g+g,x2+a+(i*a)+g+g,y2+a+g+g,x3+a+(i*a)+g+g,y3+a+g+g)
//rect 6
strokeWeight(0)
rect((x1+c)+(i*a)+g+g,y1+a+g+g,a,a)
fill(246,198,65)
triangle(x1+c+(i*a)+g+g,y1+a+g+g,x2+c+(i*a)+g+g,y2+a+g+g,x3+c+(i*a)+g+g,y3+a+g+g)
//rect 7
strokeWeight(0)
fill (246,198,65)
rect((x1+d+a)+(i*a)+g+g,y1+a+g+g,a,a)
fill(255)
triangle(x1+d+a+(i*a)+g+g,y1+a+g+g,x2+d+a+(i*a)+g+g,y2+a+g+g,x3+d+a+(i*a)+g+g,y3+a+g+g)
//rectpeque 2(1)
strokeWeight(0)
rect(x1+f+g+g,y1+a+g+g,a,a)
fill(246,198,65)
triangle ( x1+f*(i)+g+g,y1+a+g+g,x2+f*(i)+g+g,y2+a+g+g,x3+f*(i)+g+g,y3+a+g+g)

//rect 8................tercer linea
strokeWeight(0)
fill(246,198,65)
rect(x1+(i*a)+g+g,y1+a+a+g+g,a,a)	
fill(255);
triangle ( x1+(i*a)+g+g,y1+a+a+g+g,x2+(i*a)+g+g,y2+a+a+g+g,x3+(i*a)+g+g,y3+a+a+g+g)
//rect 9
strokeWeight(0)
rect((x1+b)+(i*a)+g+g,y1+a+a+g+g,a,a)
fill(246,198,65)
triangle(x1+b+(i*a)+g+g,y1+a+a+g+g,x2+b+(i*a)+g+g,y2+a+a+g+g,x3+b+(i*a)+g+g,y3+a+a+g+g)
//rect 10
strokeWeight(0)
fill (246,198,65)
rect((x1+d)+(i*a)+g+g,y1+a+a+g+g,a,a)
fill(255)
triangle(x1+d+(i*a)+g+g,y1+a+a+g+g,x2+d+(i*a)+g+g,y2+a+a+g+g,x3+d+(i*a)+g+g,y3+a+a+g+g)
//rect 11
strokeWeight(0)
rect((x1+e)+(i*a)+g+g,y1+a+a+g+g,a,a)
fill(246,198,65)
triangle(x1+e+(i*a)+g+g,y1+a+a+g+g,x2+e+(i*a)+g+g,y2+a+a+g+g,x3+e+(i*a)+g+g,y3+a+a+g+g)
//rect peque1(2)............cuarta linea
strokeWeight(0)
fill (246,198,65)
rect(x1+g+g,y1+a+a+a+g+g,a,a)
fill(255)
triangle ( x1*(i)+g+g,y1+a+a+a+g+g,x2*(i)+g+g,y2+a+a+a+g+g,x3*(i)+g+g,y3+a+a+a+g+g)
//rect 12
strokeWeight(0)
rect((x1+a)+(i*a)+g+g,y1+a+a+a+g+g,a,a)
fill(246,198,65)
triangle(x1+a+(i*a)+g+g,y1+a+a+a+g+g,x2+a+(i*a)+g+g,y2+a+a+a+g+g,x3+a+(i*a)+g+g,y3+a+a+a+g+g)
//rect 13
strokeWeight(0)
fill (246,198,65)
rect((x1+c)+(i*a)+g+g,y1+a+a+a+g+g,a,a)
fill(255)
triangle(x1+c+(i*a)+g+g,y1+a+a+a+g+g,x2+c+(i*a)+g+g,y2+a+a+a+g+g,x3+c+(i*a)+g+g,y3+a+a+a+g+g)
//rect 14
strokeWeight(0)
rect((x1+d+a)+(i*a)+g+g,y1+a+a+a+g+g,a,a)
fill(246,198,65)
triangle(x1+d+a+(i*a)+g+g,y1+a+a+a+g+g,x2+d+a+(i*a)+g+g,y2+a+a+a+g+g,x3+d+a+(i*a)+g+g,y3+a+a+a+g+g)
//rect2 peque(2)
strokeWeight(0)
fill(246,198,65)
rect(x1+f+g+g,y1+a+a+a+g+g,a,a)
fill(255)
triangle ( x1+f*(i)+g+g,y1+a+a+a+g+g,x2+f*(i)+g+g,y2+a+a+a+g+g,x3+f*(i)+g+g,y3+a+a+a+g+g)//triangle(x1+240+(i*a),y1+a,x2+270+(i*a),y2-a,x3+210+(i*a),y3)
// rect15................. quinta linea 
strokeWeight(0)
rect(x1+(i*a)+g+g,y1+d+g+g,a,a)	
fill(246,198,65);
triangle ( x1+(i*a)+g+g,y1+d+g+g,x2+(i*a)+g+g,y2+d+g+g,x3+(i*a)+g+g,y3+d+g+g)
//rect 16
strokeWeight(0)
fill (246,198,65)
rect((x1+b)+(i*a)+g+g,y1+d+g+g,a,a)
fill(255)
triangle(x1+b+(i*a)+g+g,y1+d+g+g,x2+b+(i*a+g+g),y2+d+g+g,x3+b+(i*a)+g+g,y3+d+g+g)
//rect 17
strokeWeight(0)
rect((x1+d)+(i*a)+g+g,y1+d+g+g,a,a)
fill(246,198,65)
triangle(x1+d+(i*a)+g+g,y1+d+g+g,x2+d+(i*a)+g+g,y2+d+g+g,x3+d+(i*a)+g+g,y3+d+g+g)
//rect18 
strokeWeight(0)
fill (246,198,65)
rect((x1+e)+(i*a)+g+g,y1+d+g+g,a,a)
fill(255)
triangle(x1+e+(i*a)+g+g,y1+d+g+g,x2+e+(i*a)+g+g,y2+d+g+g,x3+e+(i*a)+g+g,y3+d+g+g)
//rect peque 1(3)................sexta linea
strokeWeight(0)
fill (255)
rect(x1+g+g,y1+d+a+g+g,a,a)
fill(246,198,65)
triangle ( x1*(i)+g+g,y1+d+a+g+g,x2*(i)+g+g,y2+d+a+g+g,x3*(i)+g+g,y3+d+a+g+g)
//rect 19
strokeWeight(0)
fill (246,198,65)
rect((x1+a)+(i*a)+g+g,y1+d+a+g+g,a,a)
fill(255)
triangle(x1+a+(i*a)+g+g,y1+d+a+g+g,x2+a+(i*a)+g+g,y2+d+a+g+g,x3+a+(i*a)+g+g,y3+d+a+g+g)
//rect 20
strokeWeight(0)
fill (255)
rect((x1+c)+(i*a)+g+g,y1+d+a+g+g,a,a)
fill(246,198,65)
triangle(x1+c+(i*a)+g+g,y1+d+a+g+g,x2+c+(i*a)+g+g,y2+d+a+g+g,x3+c+(i*a)+g+g,y3+d+a+g+g)
//rect 21
strokeWeight(0)
fill (246,198,65)
rect((x1+d+a)+(i*a)+g+g,y1+d+a+g+g,a,a)
fill(255)
triangle(x1+d+a+(i*a)+g+g,y1+d+a+g+g,x2+d+a+(i*a)+g+g,y2+d+a+g+g,x3+d+a+(i*a)+g+g,y3+d+a+g+g)
//rectpeque 2 (3)
strokeWeight(0)
fill(255)
rect(x1+f+g+g,y1+d+a+g+g,a,a)
fill(246,198,65)
triangle ( x1+f*(i)+g+g,y1+d+a+g+g,x2+f*(i)+g+g,y2+d+a+g+g,x3+f*(i)+g+g,y3+d+a+g+g)
//rect 22 linea 3........................septima linea
strokeWeight(0)
fill(246,198,65)
rect(x1+(i*a)+g+g,y1+e+g+g,a,a)	
fill(255);
triangle ( x1+(i*a)+g+g,y1+e+g+g,x2+(i*a)+g+g,y2+e+g+g,x3+(i*a)+g+g,y3+e+g+g)
//rect 23
strokeWeight(0)
rect((x1+b)+(i*a)+g+g,y1+e+g+g,a,a)
fill(246,198,65)
triangle(x1+b+(i*a)+g+g,y1+e+g+g,x2+b+(i*a)+g+g,y2+e+g+g,x3+b+(i*a)+g+g,y3+e+g+g)
//rect 24
strokeWeight(0)
fill (246,198,65)
rect((x1+d)+(i*a)+g+g,y1+e+g+g,a,a)
fill(255)
triangle(x1+d+(i*a)+g+g,y1+e+g+g,x2+d+(i*a)+g+g,y2+e+g+g,x3+d+(i*a)+g+g,y3+e+g+g)
//rect 25
strokeWeight(0)
rect((x1+e)+(i*a)+g+g,y1+e+g+g,a,a)
fill(246,198,65)
triangle(x1+e+(i*a)+g+g,y1+e+g+g,x2+e+(i*a)+g+g,y2+e+g+g,x3+e+(i*a)+g+g,y3+e+g+g)
//rect peque 1(3)linea 4
strokeWeight(0)
fill (246,198,65)
rect(x1+g+g,y1+f+g+g,a,a)
fill(255)
triangle ( x1*(i)+g+g,y1+f+g+g,x2*(i)+g+g,y2+f+g+g,x3*(i)+g+g,y3+f+g+g)
//rect12
strokeWeight(0)
rect((x1+a)+(i*a)+g+g,y1+f+g+g,a,a)
fill(246,198,65)
triangle(x1+a+(i*a)+g+g,y1+f+g+g,x2+a+(i*a)+g+g,y2+f+g+g,x3+a+(i*a)+g+g,y3+f+g+g)
//rect 13
strokeWeight(0)
fill (246,198,65)
rect((x1+c)+(i*a)+g+g,y1+f+g+g,a,a)
fill(255)
triangle(x1+c+(i*a)+g+g,y1+f+g+g,x2+c+(i*a)+g+g,y2+f+g+g,x3+c+(i*a)+g+g,y3+f+g+g)
//rect 14
strokeWeight(0)
rect((x1+d+a)+(i*a)+g+g,y1+f+g+g,a,a)
fill(246,198,65)
triangle(x1+d+a+(i*a)+g+g,y1+f+g+g,x2+d+a+(i*a)+g+g,y2+f+g+g,x3+d+a+(i*a)+g+g,y3+f+g+g)
//rect2 peque(3)
strokeWeight(0)
fill(246,198,65)
rect(x1+f+g+g,y1+f+g+g,a,a)
fill(255)
triangle ( x1+f*(i)+g+g,y1+f+g+g,x2+f*(i)+g+g,y2+f+g+g,x3+f*(i)+g+g,y3+f+g+g)	
// final cuadro seis
//inicio cuadro 7 vertical
	//inici cuarto cuadro
// rect3...... linea1 (2)
strokeWeight(0)
rect(x1+g,y1+g*3,a,a)
fill(0)
triangle ( x1*(i)+g,y1+g*3,x2*(i)+g,y2+g*3,x3*(i)+g,y3+g*3)
//rect 5
strokeWeight(0)
fill (0)
rect((x1+a)+(i*a)+g,y1+g*3,a,a)
fill(255)
triangle(x1+a+(i*a)+g,y1+g*3,x2+a+(i*a)+g,y2+g*3,x3+a+(i*a)+g,y3+g*3)
//rect 6
strokeWeight(0)
rect((x1+c)+(i*a)+g,y1+g*3,a,a)
fill(0)
triangle(x1+c+(i*a)+g,y1+g*3,x2+c+(i*a)+g,y2+g*3,x3+c+(i*a)+g,y3+g*3)
//rect 7
strokeWeight(0)
fill (0)
rect((x1+d+a)+(i*a)+g,y1+g*3,a,a)
fill(255)
triangle(x1+d+a+(i*a)+g,y1+g*3,x2+d+a+(i*a)+g,y2+g*3,x3+d+a+(i*a)+g,y3+g*3)
//rectpeque 2(1)
strokeWeight(0)
rect(x1+f+g,y1+g*3,a,a)
fill(0)
triangle ( x1+f*(i)+g,y1+g*3,x2+f*(i)+g,y2+g*3,x3+f*(i)+g,y3+g*3)
//rect 8................segunda linea (3)
strokeWeight(0)
fill(0)
rect(x1+(i*a)+g,y1+a+g*3,a,a)	
fill(255);
triangle ( x1+(i*a)+g,y1+a+g*3,x2+(i*a)+g,y2+a+g*3,x3+(i*a)+g,y3+a+g*3)
//rect 9
strokeWeight(0)
rect((x1+b)+(i*a)+g,y1+a+g*3,a,a)
fill(0)
triangle(x1+b+(i*a)+g,y1+a+g*3,x2+b+(i*a)+g,y2+a+g*3,x3+b+(i*a)+g,y3+a+g*3)
//rect 10
strokeWeight(0)
fill (0)
rect((x1+d)+(i*a)+g,y1+a+g*3,a,a)
fill(255)
triangle(x1+d+(i*a)+g,y1+a+g*3,x2+d+(i*a)+g,y2+a+g*3,x3+d+(i*a)+g,y3+a+g*3)
//rect 11
strokeWeight(0)
rect((x1+e)+(i*a)+g,y1+a+g*3,a,a)
fill(0)
triangle(x1+e+(i*a)+g,y1+a+g*3,x2+e+(i*a)+g,y2+a+g*3,x3+e+(i*a)+g,y3+a+g*3)//rect 5
//rect peque1(2)............tercera linea(4)
strokeWeight(0)
fill (0)
rect(x1+g,y1+a+a+g*3,a,a)
fill(255)
triangle ( x1*(i)+g,y1+a+a+g*3,x2*(i)+g,y2+a+a+g*3,x3*(i)+g,y3+a+a+g*3)
//rect 12
strokeWeight(0)
rect((x1+a)+(i*a)+g,y1+a+a+g*3,a,a)
fill(0)
triangle(x1+a+(i*a)+g,y1+a+a+g*3,x2+a+(i*a)+g,y2+a+a+g*3,x3+a+(i*a)+g,y3+a+a+g*3)
//rect 13
strokeWeight(0)
fill (0)
rect((x1+c)+(i*a)+g,y1+a+a+g*3,a,a)
fill(255)
triangle(x1+c+(i*a)+g,y1+a+a+g*3,x2+c+(i*a)+g,y2+a+a+g*3,x3+c+(i*a)+g,y3+a+a+g*3)
//rect 14
strokeWeight(0)
rect((x1+d+a)+(i*a)+g,y1+a+a+g*3,a,a)
fill(0)
triangle(x1+d+a+(i*a)+g,y1+a+a+g*3,x2+d+a+(i*a)+g,y2+a+a+g*3,x3+d+a+(i*a)+g,y3+a+a+g*3)
//rect2 peque(2)
strokeWeight(0)
fill(0)
rect(x1+f+g,y1+a+a+g*3,a,a)
fill(255)
triangle ( x1+f*(i)+g,y1+a+a+g*3,x2+f*(i)+g,y2+a+a+g*3,x3+f*(i)+g,y3+a+a+g*3)
// rect15................. cuarta linea (5)
strokeWeight(0)
rect(x1+(i*a)+g,y1+c+g*3,a,a)	
fill(0);
triangle ( x1+(i*a)+g,y1+c+g*3,x2+(i*a)+g,y2+c+g*3,x3+(i*a)+g,y3+c+g*3)
//rect 16
strokeWeight(0)
fill (0)
rect((x1+b)+(i*a)+g,y1+c+g*3,a,a)
fill(255)
triangle(x1+b+(i*a)+g,y1+c+g*3,x2+b+(i*a)+g,y2+c+g*3,x3+b+(i*a)+g,y3+c+g*3)
//rect 17
strokeWeight(0)
rect((x1+d)+(i*a)+g,y1+c+g*3,a,a)
fill(0)
triangle(x1+d+(i*a)+g,y1+c+g*3,x2+d+(i*a)+g,y2+c+g*3,x3+d+(i*a)+g,y3+c+g*3)
//rect18 
strokeWeight(0)
fill (0)
rect((x1+e)+(i*a)+g,y1+c+g*3,a,a)
fill(255)
triangle(x1+e+(i*a)+g,y1+c+g*3,x2+e+(i*a)+g,y2+c+g*3,x3+e+(i*a)+g,y3+c+g*3)
//rect peque 1(3)................quinta linea(6)
strokeWeight(0)
rect(x1+g,y1+d+g*3,a,a)
fill(0)
triangle ( x1*(i)+g,y1+d+g*3,x2*(i)+g,y2+d+g*3,x3*(i)+g,y3+d+g*3)
//rect 19
strokeWeight(0)
fill (0)
rect((x1+a)+(i*a)+g,y1+d+g*3,a,a)
fill(255)
triangle(x1+a+(i*a)+g,y1+d+g*3,x2+a+(i*a+g),y2+d+g*3,x3+a+(i*a)+g,y3+d+g*3)
//rect 20
strokeWeight(0)
rect((x1+c)+(i*a)+g,y1+d+g*3,a,a)
fill(0)
triangle(x1+c+(i*a)+g,y1+d+g*3,x2+c+(i*a)+g,y2+d+g*3,x3+c+(i*a)+g,y3+d+g*3)
//rect 21
strokeWeight(0)
fill (0)
rect((x1+d+a)+(i*a+g),y1+d+g*3,a,a)
fill(255)
triangle(x1+d+a+(i*a)+g,y1+d+g*3,x2+d+a+(i*a)+g,y2+d+g*3,x3+d+a+(i*a)+g,y3+d+g*3)
//rectpeque 2 (3)
strokeWeight(0)
rect(x1+f+g,y1+d+g*3,a,a)
fill(0)
triangle ( x1+f*(i)+g,y1+d+g*3,x2+f*(i)+g,y2+d+g*3,x3+f*(i)+g,y3+d+g*3)
//rect 22 linea 3........................sexta linea (7)
strokeWeight(0)
fill(0)
rect(x1+(i*a)+g,y1+d+a+g*3,a,a)	
fill(255);
triangle ( x1+(i*a)+g,y1+d+a+g*3,x2+(i*a)+g,y2+d+a+g*3,x3+(i*a)+g,y3+d+a+g*3)
//rect 23
strokeWeight(0)
rect((x1+b)+(i*a)+g,y1+d+a+g*3,a,a)
fill(0)
triangle(x1+b+(i*a)+g,y1+d+a+g*3,x2+b+(i*a)+g,y2+d+a+g*3,x3+b+(i*a)+g,y3+d+a+g*3)
//rect 24
strokeWeight(0)
fill (0)
rect((x1+d)+(i*a)+g,y1+d+a+g*3,a,a)
fill(255)
triangle(x1+d+(i*a)+g,y1+d+a+g*3,x2+d+(i*a)+g,y2+d+a+g*3,x3+d+(i*a)+g,y3+d+a+g*3)
//rect 25
strokeWeight(0)
rect((x1+e)+(i*a)+g,y1+d+a+g*3,a,a)
fill(0)
triangle(x1+e+(i*a)+g,y1+d+a+g*3,x2+e+(i*a)+g,y2+d+a+g*3,x3+e+(i*a)+g,y3+d+a+g*3)
//rect peque1(2)............septima linea(3)
strokeWeight(0)
fill (0)
rect(x1+g,y1+e+g*3,a,a)
fill(255)
triangle ( x1*(i)+g,y1+e+g*3,x2*(i)+g,y2+e+g*3,x3*(i)+g,y3+e+g*3)
//rect 12
strokeWeight(0)
rect((x1+a)+(i*a)+g,y1+e+g*3,a,a)
fill(0)
triangle(x1+a+(i*a)+g,y1+e+g*3,x2+a+(i*a)+g,y2+e+g*3,x3+a+(i*a)+g,y3+e+g*3)
//rect 13
strokeWeight(0)
fill (0)
rect((x1+c)+(i*a)+g,y1+e+g*3,a,a)
fill(255)
triangle(x1+c+(i*a)+g,y1+e+g*3,x2+c+(i*a)+g,y2+e+g*3,x3+c+(i*a)+g,y3+e+g*3)
//rect 14
strokeWeight(0)
rect((x1+d+a)+(i*a)+g,y1+e+g*3,a,a)
fill(0)
triangle(x1+d+a+(i*a)+g,y1+e+g*3,x2+d+a+(i*a)+g,y2+e+g*3,x3+d+a+(i*a)+g,y3+e+g*3)
//rect2 peque(2)
strokeWeight(0)
fill(0)
rect(x1+f+g,y1+e+g*3,a,a)
fill(255)
triangle ( x1+f*(i)+g,y1+e+g*3,x2+f*(i)+g,y2+e+g*3,x3+f*(i)+g,y3+e+g*3)	
// rect15................. octava linea (4)
strokeWeight(0)
rect(x1+(i*a)+g,y1+f+g*3,a,a)	
fill(0);
triangle ( x1+(i*a)+g,y1+f+g*3,x2+(i*a)+g,y2+f+g*3,x3+(i*a)+g,y3+f+g*3)
//rect 16
strokeWeight(0)
fill (0)
rect((x1+b)+(i*a)+g,y1+f+g*3,a,a)
fill(255)
triangle(x1+b+(i*a)+g,y1+f+g*3,x2+b+(i*a)+g,y2+f+g*3,x3+b+(i*a)+g,y3+f+g*3)
//rect 17
strokeWeight(0)
rect((x1+d)+(i*a)+g,y1+f+g*3,a,a)
fill(0)
triangle(x1+d+(i*a)+g,y1+f+g*3,x2+d+(i*a)+g,y2+f+g*3,x3+d+(i*a)+g,y3+f+g*3)
//rect18 
strokeWeight(0)
fill (0)
rect((x1+e)+(i*a)+g,y1+f+g*3,a,a)
fill(255)
triangle(x1+e+(i*a)+g,y1+f+g*3,x2+e+(i*a)+g,y2+f+g*3,x3+e+(i*a)+g,y3+f+g*3)
	//final cuadro 7
	//inicio cuadro 8
// rect3...... linea1 (2)
strokeWeight(0)
rect(x1+g+g+g,y1+g*3,a,a)
fill(0)
triangle ( x1*(i)+g+g+g,y1+g*3,x2*(i)+g+g+g,y2+g*3,x3*(i)+g+g+g,y3+g*3)
//rect 5
strokeWeight(0)
fill (0)
rect((x1+a)+(i*a)+g+g+g,y1+g*3,a,a)
fill(255)
triangle(x1+a+(i*a)+g+g+g,y1+g*3,x2+a+(i*a)+g+g+g,y2+g*3,x3+a+(i*a)+g+g+g,y3+g*3)
//rect 6
strokeWeight(0)
rect((x1+c)+(i*a)+g+g+g,y1+g*3,a,a)
fill(0)
triangle(x1+c+(i*a)+g+g+g,y1+g*3,x2+c+(i*a)+g+g+g,y2+g*3,x3+c+(i*a)+g+g+g,y3+g*3)
//rect 7
strokeWeight(0)
fill (0)
rect((x1+d+a)+(i*a)+g+g+g,y1+g*3,a,a)
fill(255)
triangle(x1+d+a+(i*a)+g+g+g,y1+g*3,x2+d+a+(i*a)+g+g+g,y2+g*3,x3+d+a+(i*a)+g+g+g,y3+g*3)
//rectpeque 2(1)
strokeWeight(0)
rect(x1+f+g+g+g,y1+g*3,a,a)
fill(0)
triangle ( x1+f*(i)+g+g+g,y1+g*3,x2+f*(i)+g+g+g,y2+g*3,x3+f*(i)+g+g+g,y3+g*3)
//rect 8................segunda linea (3)
strokeWeight(0)
fill(0)
rect(x1+(i*a)+g+g+g,y1+a+g*3,a,a)	
fill(255);
triangle ( x1+(i*a)+g+g+g,y1+a+g*3,x2+(i*a)+g+g+g,y2+a+g*3,x3+(i*a)+g+g+g,y3+a+g*3)
//rect 9
strokeWeight(0)
rect((x1+b)+(i*a)+g+g+g,y1+a+g*3,a,a)
fill(0)
triangle(x1+b+(i*a)+g+g+g,y1+a+g*3,x2+b+(i*a)+g+g+g,y2+a+g*3,x3+b+(i*a)+g+g+g,y3+a+g*3)
//rect 10
strokeWeight(0)
fill (0)
rect((x1+d)+(i*a)+g+g+g,y1+a+g*3,a,a)
fill(255)
triangle(x1+d+(i*a)+g+g+g,y1+a+g*3,x2+d+(i*a)+g+g+g,y2+a+g*3,x3+d+(i*a)+g+g+g,y3+a+g*3)
//rect 11
strokeWeight(0)
rect((x1+e)+(i*a)+g+g+g,y1+a+g*3,a,a)
fill(0)
triangle(x1+e+(i*a)+g+g+g,y1+a+g*3,x2+e+(i*a)+g+g+g,y2+a+g*3,x3+e+(i*a)+g+g+g,y3+a+g*3)//rect 5
//rect peque1(2)............tercera linea(4)
strokeWeight(0)
fill (0)
rect(x1+g+g+g,y1+a+a+g*3,a,a)
fill(255)
triangle ( x1*(i)+g+g+g,y1+a+a+g*3,x2*(i)+g+g+g,y2+a+a+g*3,x3*(i)+g+g+g,y3+a+a+g*3)
//rect 12
strokeWeight(0)
rect((x1+a)+(i*a)+g+g+g,y1+a+a+g*3,a,a)
fill(0)
triangle(x1+a+(i*a)+g+g+g,y1+a+a+g*3,x2+a+(i*a)+g+g+g,y2+a+a+g*3,x3+a+(i*a)+g+g+g,y3+a+a+g*3)
//rect 13
strokeWeight(0)
fill (0)
rect((x1+c)+(i*a)+g+g+g,y1+a+a+g*3,a,a)
fill(255)
triangle(x1+c+(i*a)+g+g+g,y1+a+a+g*3,x2+c+(i*a)+g+g+g,y2+b+g*3,x3+c+(i*a)+g+g+g,y3+a+a+g*3)
//rect 14
strokeWeight(0)
rect((x1+d+a)+(i*a)+g+g+g,y1+a+a+g*3,a,a)
fill(0)
triangle(x1+d+a+(i*a)+g+g+g,y1+a+a+g*3,x2+d+a+(i*a)+g+g+g,y2+a+a+g*3,x3+d+a+(i*a)+g+g+g,y3+a+a+g*3)
//rect2 peque(2)
strokeWeight(0)
fill(0)
rect(x1+f+g+g+g,y1+a+a+g*3,a,a)
fill(255)
triangle ( x1+f*(i)+g+g+g,y1+a+a+g*3,x2+f*(i)+g+g+g,y2+a+a+g*3,x3+f*(i)+g+g+g,y3+a+a+g*3)
// rect15................. cuarta linea (5)
strokeWeight(0)
rect(x1+(i*a)+g+g+g,y1+c+g*3,a,a)	
fill(0);
triangle ( x1+(i*a)+g+g+g,y1+c+g*3,x2+(i*a)+g+g+g,y2+c+g*3,x3+(i*a)+g+g+g,y3+c+g*3)
//rect 16
strokeWeight(0)
fill (0)
rect((x1+b)+(i*a)+g+g+g,y1+c+g*3,a,a)
fill(255)
triangle(x1+b+(i*a)+g+g+g,y1+c+g*3,x2+b+(i*a)+g+g+g,y2+c+g*3,x3+b+(i*a)+g+g+g,y3+c+g*3)
//rect 17
strokeWeight(0)
rect((x1+d)+(i*a)+g+g+g,y1+c+g*3,a,a)
fill(0)
triangle(x1+d+(i*a)+g+g+g,y1+c+g*3,x2+d+(i*a)+g+g+g,y2+c+g*3,x3+d+(i*a)+g+g+g,y3+c+g*3)
//rect18 
strokeWeight(0)
fill (0)
rect((x1+e)+(i*a)+g+g+g,y1+c+g*3,a,a)
fill(255)
triangle(x1+e+(i*a)+g+g+g,y1+c+g*3,x2+e+(i*a)+g+g+g,y2+c+g*3,x3+e+(i*a)+g+g+g,y3+c+g*3)
//rect peque 1(3)................quinta linea(6)
strokeWeight(0)
rect(x1+g+g+g,y1+d+g*3,a,a)
fill(0)
triangle ( x1*(i)+g+g+g,y1+d+g*3,x2*(i)+g+g+g,y2+d+g*3,x3*(i)+g+g+g,y3+d+g*3)
//rect 19
strokeWeight(0)
fill (0)
rect((x1+a)+(i*a)+g+g+g,y1+d+g*3,a,a)
fill(255)
triangle(x1+a+(i*a)+g+g+g,y1+d+g*3,x2+a+(i*a+g)+g+g,y2+d+g*3,x3+a+(i*a)+g+g+g,y3+d+g*3)
//rect 20
strokeWeight(0)
rect((x1+c)+(i*a)+g+g+g,y1+d+g*3,a,a)
fill(0)
triangle(x1+c+(i*a)+g+g+g,y1+d+g*3,x2+c+(i*a)+g+g+g,y2+d+g*3,x3+c+(i*a)+g+g+g,y3+d+g*3)
//rect 21
strokeWeight(0)
fill (0)
rect((x1+d+a)+(i*a+g)+g+g,y1+d+g*3,a,a)
fill(255)
triangle(x1+d+a+(i*a)+g+g+g,y1+d+g*3,x2+d+a+(i*a)+g+g+g,y2+d+g*3,x3+d+a+(i*a)+g+g+g,y3+d+g*3)
//rectpeque 2 (3)
strokeWeight(0)
rect(x1+f+g+g+g,y1+d+g*3,a,a)
fill(0)
triangle ( x1+f*(i)+g+g+g,y1+d+g*3,x2+f*(i)+g+g+g,y2+d+g*3,x3+f*(i)+g+g+g,y3+d+g*3)	//triangle(x1+240+(i*a),y1+a,x2+270+(i*a),y2,x3+210+(i*a),y3-a)
//rect 22 linea 3........................sexta linea (7)
strokeWeight(0)
fill(0)
rect(x1+(i*a)+g+g+g,y1+d+a+g*3,a,a)	
fill(255);
triangle ( x1+(i*a)+g+g+g,y1+d+a+g*3,x2+(i*a)+g+g+g,y2+d+a+g*3,x3+(i*a)+g+g+g,y3+d+a+g*3)
//rect 23
strokeWeight(0)
rect((x1+b)+(i*a)+g+g+g,y1+d+a+g*3,a,a)
fill(0)
triangle(x1+b+(i*a)+g+g+g,y1+d+a+g*3,x2+b+(i*a)+g+g+g,y2+d+a+g*3,x3+b+(i*a)+g+g+g,y3+d+a+g*3)
//rect 24
strokeWeight(0)
fill (0)
rect((x1+d)+(i*a)+g+g+g,y1+d+a+g*3,a,a)
fill(255)
triangle(x1+d+(i*a)+g+g+g,y1+d+a+g*3,x2+d+(i*a)+g+g+g,y2+d+a+g*3,x3+d+(i*a)+g+g+g,y3+d+a+g*3)
//rect 25
strokeWeight(0)
rect((x1+e)+(i*a)+g+g+g,y1+d+a+g*3,a,a)
fill(0)
triangle(x1+e+(i*a)+g+g+g,y1+d+a+g*3,x2+e+(i*a)+g+g+g,y2+d+a+g*3,x3+e+(i*a)+g+g+g,y3+d+a+g*3)
//rect peque1(2)............septima linea(3)
strokeWeight(0)
fill (0)
rect(x1+g+g+g,y1+e+g*3,a,a)
fill(255)
triangle ( x1*(i)+g+g+g,y1+e+g*3,x2*(i)+g+g+g,y2+e+g*3,x3*(i)+g+g+g,y3+e+g*3)
//rect 12
strokeWeight(0)
rect((x1+a)+(i*a)+g+g+g,y1+e+g*3,a,a)
fill(0)
triangle(x1+a+(i*a)+g+g+g,y1+e+g*3,x2+a+(i*a)+g+g+g,y2+e+g*3,x3+a+(i*a)+g+g+g,y3+e+g*3)
//rect 13
strokeWeight(0)
fill (0)
rect((x1+c)+(i*a)+g+g+g,y1+e+g*3,a,a)
fill(255)
triangle(x1+c+(i*a)+g+g+g,y1+e+g*3,x2+c+(i*a)+g+g+g,y2+e+g*3,x3+c+(i*a)+g+g+g,y3+e+g*3)
//rect 14
strokeWeight(0)
rect((x1+d+a)+(i*a)+g+g+g,y1+e+g*3,a,a)
fill(0)
triangle(x1+d+a+(i*a)+g+g+g,y1+e+g*3,x2+d+a+(i*a)+g+g+g,y2+e+g*3,x3+d+a+(i*a)+g+g+g,y3+e+g*3)
//rect2 peque(2)
strokeWeight(0)
fill(0)
rect(x1+f+g+g+g,y1+e+g*3,a,a)
fill(255)
triangle ( x1+f*(i)+g+g+g,y1+e+g*3,x2+f*(i)+g+g+g,y2+e+g*3,x3+f*(i)+g+g+g,y3+e+g*3)	
// rect15................. octava linea (4)
strokeWeight(0)
rect(x1+(i*a)+g+g+g,y1+f+g*3,a,a)	
fill(0);
triangle ( x1+(i*a)+g+g+g,y1+f+g*3,x2+(i*a)+g+g+g,y2+f+g*3,x3+(i*a)+g+g+g,y3+f+g*3)
//rect 16
strokeWeight(0)
fill (0)
rect((x1+b)+(i*a)+g+g+g,y1+f+g*3,a,a)
fill(255)
triangle(x1+b+(i*a)+g+g+g,y1+f+g*3,x2+b+(i*a)+g+g+g,y2+f+g*3,x3+b+(i*a)+g+g+g,y3+f+g*3)
//rect 17
strokeWeight(0)
rect((x1+d)+(i*a)+g+g+g,y1+f+g*3,a,a)
fill(0)
triangle(x1+d+(i*a)+g+g+g,y1+f+g*3,x2+d+(i*a)+g+g+g,y2+f+g*3,x3+d+(i*a)+g+g+g,y3+f+g*3)
//rect18 
strokeWeight(0)
fill (0)
rect((x1+e)+(i*a)+g+g+g,y1+f+g*3,a,a)
fill(255)
triangle(x1+e+(i*a)+g+g+g,y1+f+g*3,x2+e+(i*a)+g+g+g,y2+f+g*3,x3+e+(i*a)+g+g+g,y3+f+g*3)
}
}
